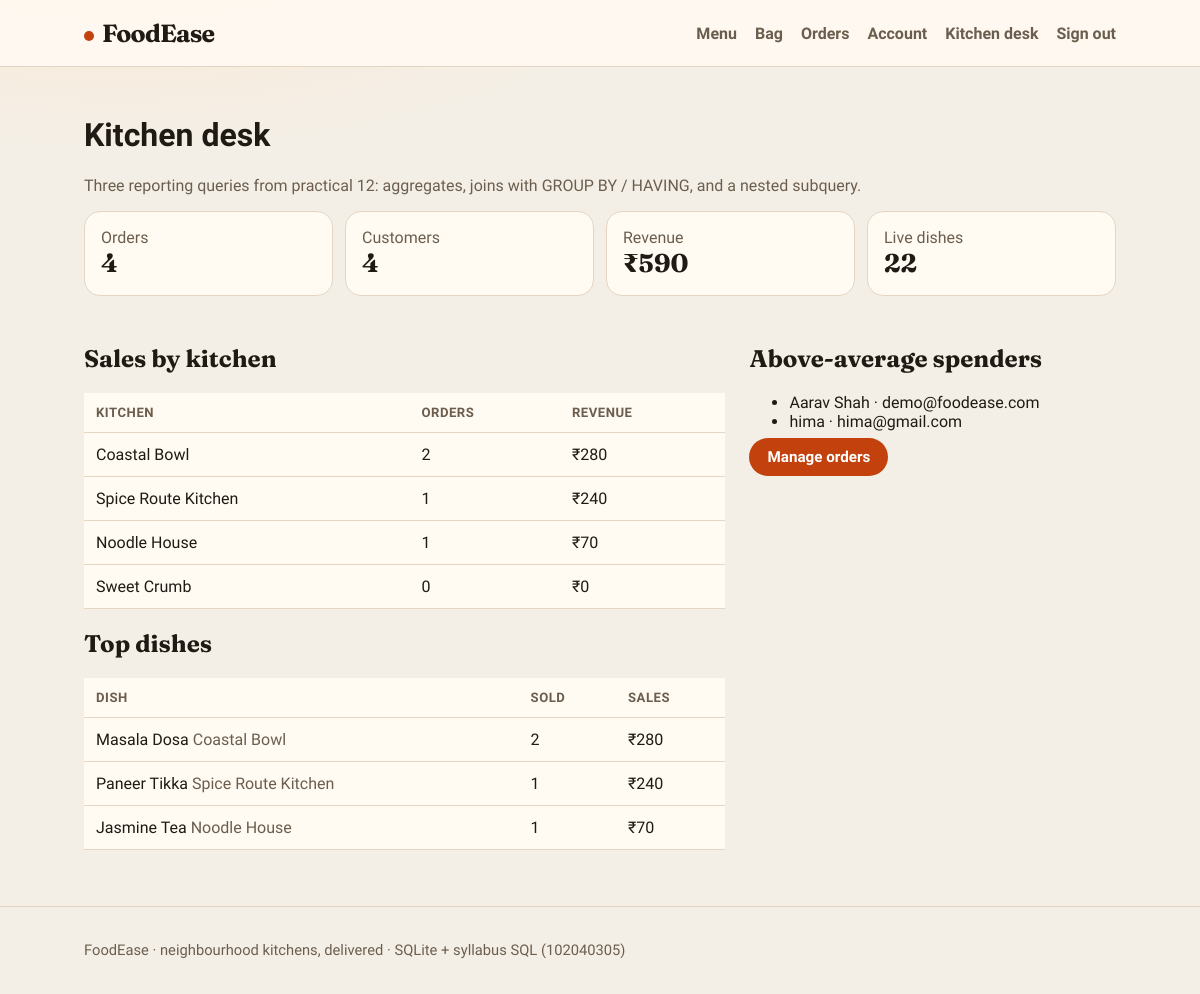
/admin (signed in), run on the app's committed database.
### tables this page shows
CREATE TABLE restaurants (
    restaurant_id INTEGER PRIMARY KEY AUTOINCREMENT,
    name          VARCHAR(120) NOT NULL,
    cuisine       VARCHAR(50)  NOT NULL,
    city          VARCHAR(50)  NOT NULL,
    description   VARCHAR(500),
    is_open       INTEGER NOT NULL DEFAULT 1,
    CONSTRAINT chk_rest_open CHECK (is_open IN (0, 1)),
    CONSTRAINT uq_rest_name UNIQUE (name)
);

CREATE TABLE menu_items (
    item_id        INTEGER PRIMARY KEY AUTOINCREMENT,
    restaurant_id  INTEGER NOT NULL,
    category_id    INTEGER NOT NULL,
    item_name      VARCHAR(120) NOT NULL,
    description    VARCHAR(500),
    price          INTEGER NOT NULL,
    is_available   INTEGER NOT NULL DEFAULT 1,
    CONSTRAINT fk_item_rest FOREIGN KEY (restaurant_id) REFERENCES restaurants(restaurant_id),
    CONSTRAINT fk_item_cat  FOREIGN KEY (category_id) REFERENCES categories(category_id),
    CONSTRAINT chk_price    CHECK (price > 0),
    CONSTRAINT chk_avail    CHECK (is_available IN (0, 1))
);

CREATE TABLE users (
    user_id        INTEGER PRIMARY KEY AUTOINCREMENT,
    full_name      VARCHAR(100) NOT NULL,
    email          VARCHAR(120) NOT NULL UNIQUE,
    phone          VARCHAR(15)  NOT NULL UNIQUE,
    password_hash  VARCHAR(255) NOT NULL,
    role           VARCHAR(20)  NOT NULL DEFAULT 'customer',
    created_at     DATETIME     NOT NULL DEFAULT CURRENT_TIMESTAMP,
    CONSTRAINT chk_user_role CHECK (role IN ('customer', 'admin', 'delivery')),
    CONSTRAINT chk_email_fmt CHECK (email LIKE '%@%.%')
);

### app.py (the view)
@app.route("/admin")
@login_required
@admin_required
def admin():
    conn = get_connection()
    kpis = conn.execute(
        """
        SELECT
            (SELECT COUNT(*) FROM orders) AS orders_total,
            (SELECT COUNT(*) FROM users WHERE role = 'customer') AS customers,
            (SELECT COALESCE(SUM(total_amount), 0) FROM orders WHERE status <> 'cancelled') AS revenue,
            (SELECT COUNT(*) FROM menu_items WHERE is_available = 1) AS dishes
        """
    ).fetchone()
    sales = conn.execute(
        "SELECT * FROM v_restaurant_sales ORDER BY revenue DESC"
    ).fetchall()
    top_dishes = conn.execute(
        """
        SELECT m.item_name, r.name AS restaurant_name, SUM(oi.quantity) AS sold,
               SUM(oi.quantity * oi.unit_price) AS sales
        FROM order_items oi
        JOIN menu_items m ON oi.item_id = m.item_id
        JOIN restaurants r ON m.restaurant_id = r.restaurant_id
        GROUP BY m.item_id, m.item_name, r.name
        HAVING SUM(oi.quantity) >= 1
        ORDER BY sold DESC
        LIMIT 8
        """
    ).fetchall()
    high_value = conn.execute(
        """
        SELECT full_name, email
        FROM users
        WHERE user_id IN (
            SELECT customer_id
            FROM orders
            GROUP BY customer_id
            HAVING SUM(total_amount) > (
                SELECT AVG(total_amount) FROM orders
            )
        )
        AND role = 'customer'
        """
    ).fetchall()
    conn.close()
    return render_template(
        "admin.html",
        kpis=kpis,
        sales=sales,
        top_dishes=top_dishes,
        high_value=high_value,
    )

### app.py (called while the page is built)
def login_required(view):
    @wraps(view)
    def wrapped(*args, **kwargs):
        if not session.get("user_id"):
            flash("Please sign in to continue.", "info")
            return redirect(url_for("login", next=request.path))
        return view(*args, **kwargs)
    return wrapped

def admin_required(view):
    @wraps(view)
    def wrapped(*args, **kwargs):
        if session.get("role") != "admin":
            flash("Admin access only.", "error")
            return redirect(url_for("home"))
        return view(*args, **kwargs)
    return wrapped

@app.before_request
def load_user():
    g.user = None
    g.cart_count = 0
    if not session.get("user_id"):
        return
    conn = get_connection()
    user = conn.execute(
        "SELECT user_id, full_name, email, phone, role FROM users WHERE user_id = ?",
        (session["user_id"],),
    ).fetchone()
    if user:
        g.user = user
        row = conn.execute(
            "SELECT COALESCE(SUM(quantity), 0) AS qty FROM cart_items WHERE user_id = ?",
            (user["user_id"],),
        ).fetchone()
        g.cart_count = row["qty"]
    conn.close()

### database.py (called while the page is built)
def get_connection():
    conn = sqlite3.connect(DB_PATH)
    conn.row_factory = sqlite3.Row
    conn.execute("PRAGMA foreign_keys = ON")
    return conn

### templates/admin.html (shortened to what this page needs)
{% extends "base.html" %}
{% block content %}
<h1>Kitchen desk</h1>
<p class="muted">Three reporting queries from practical 12: aggregates, joins with GROUP BY / HAVING, and a nested subquery.</p>
<div class="kpis">
  <div class="kpi"><span class="muted">Orders</span><strong>{{ kpis.orders_total }}</strong></div>
  <div class="kpi"><span class="muted">Customers</span><strong>{{ kpis.customers }}</strong></div>
  <div class="kpi"><span class="muted">Revenue</span><strong>₹{{ kpis.revenue }}</strong></div>
  <div class="kpi"><span class="muted">Live dishes</span><strong>{{ kpis.dishes }}</strong></div>
</div>
<div class="split">
  <div>
    <h2>Sales by kitchen</h2>
    <table>
      <thead><tr><th>Kitchen</th><th>Orders</th><th>Revenue</th></tr></thead>
      <tbody>
        {% for s in sales %}
          <tr><td>{{ s.restaurant_name }}</td><td>{{ s.order_count }}</td><td>₹{{ s.revenue }}</td></tr>
        {% endfor %}
      </tbody>
    </table>
    <h2>Top dishes</h2>
    <table>
      <thead><tr><th>Dish</th><th>Sold</th><th>Sales</th></tr></thead>
      <tbody>
        {% for d in top_dishes %}
          <tr><td>{{ d.item_name }} <span class="muted">{{ d.restaurant_name }}</span></td><td>{{ d.sold }}</td><td>₹{{ d.sales }}</td></tr>
        {% endfor %}
      </tbody>
    </table>
  </div>
  <div>
    <h2>Above-average spenders</h2>
    <ul>
      {% for u in high_value %}
        <li>{{ u.full_name }} · {{ u.email }}</li>
      {% else %}
        <li>Place a few paid orders to populate this subquery.</li>
      {% endfor %}
    </ul>
    <p><a class="btn" href="{{ url_for('orders') }}">Manage orders</a></p>
  </div>
</div>
{% endblock %}

### static/style.css (style rules this page uses)
:root { --bg: #f4efe6; --paper: #fffaf2; --ink: #1f1a14; --muted: #6b5e4e; --line: #e4d6c3; --accent: #c2410c; --accent-dark: #9a3412; --leaf: #3f6212; --good: #166534; --warn: #9a3412; --info: #1e3a5f; }
* { box-sizing: border-box; }
html, body { margin: 0; padding: 0; }
body { font-family: "Source Sans 3", sans-serif; background: radial-gradient(1200px 500px at 10% -10%, #fde7d4 0%, transparent 50%), var(--bg); color: var(--ink); min-height: 100vh; display: flex; flex-direction: column; }
a { color: inherit; text-decoration: none; }
.btn, button.btn, input[type="submit"] { background: var(--accent); color: white; border: 0; border-radius: 999px; padding: 10px 18px; font-weight: 700; cursor: pointer; font-family: inherit; font-size: 0.95rem; }
h2, h3 { font-family: Fraunces, serif; }
.muted { color: var(--muted); }
table { width: 100%; border-collapse: collapse; background: var(--paper); }
th, td { text-align: left; padding: 12px; border-bottom: 1px solid var(--line); }
th { font-size: 0.82rem; text-transform: uppercase; letter-spacing: 0.04em; color: var(--muted); }
.kpis { display: grid; grid-template-columns: repeat(4, 1fr); gap: 12px; margin-bottom: 28px; }
.kpi { background: var(--paper); border: 1px solid var(--line); border-radius: 16px; padding: 16px; }
.kpi strong { display: block; font-family: Fraunces, serif; font-size: 1.6rem; }
.split { display: grid; grid-template-columns: 1.4fr 0.8fr; gap: 24px; }

### data on the page
restaurants: restaurant_name "Coastal Bowl", order_count "2", revenue "280"
restaurants: restaurant_name "Spice Route Kitchen", order_count "1", revenue "240"
restaurants: restaurant_name "Noodle House", order_count "1", revenue "70"
restaurants: restaurant_name "Sweet Crumb", order_count "0", revenue "0"
menu_items: item_name "Masala Dosa", restaurant_name "Coastal Bowl", sold "2", sales "280"
menu_items: item_name "Paneer Tikka", restaurant_name "Spice Route Kitchen", sold "1", sales "240"
menu_items: item_name "Jasmine Tea", restaurant_name "Noodle House", sold "1", sales "70"
users: full_name "Aarav Shah", email "demo@foodease.com"
users: full_name "hima", email "hima@gmail.com"

### other printed values
{{ kpis.orders_total }} "4"
{{ kpis.customers }} "4"
{{ kpis.revenue }} "590"
{{ kpis.dishes }} "22"
